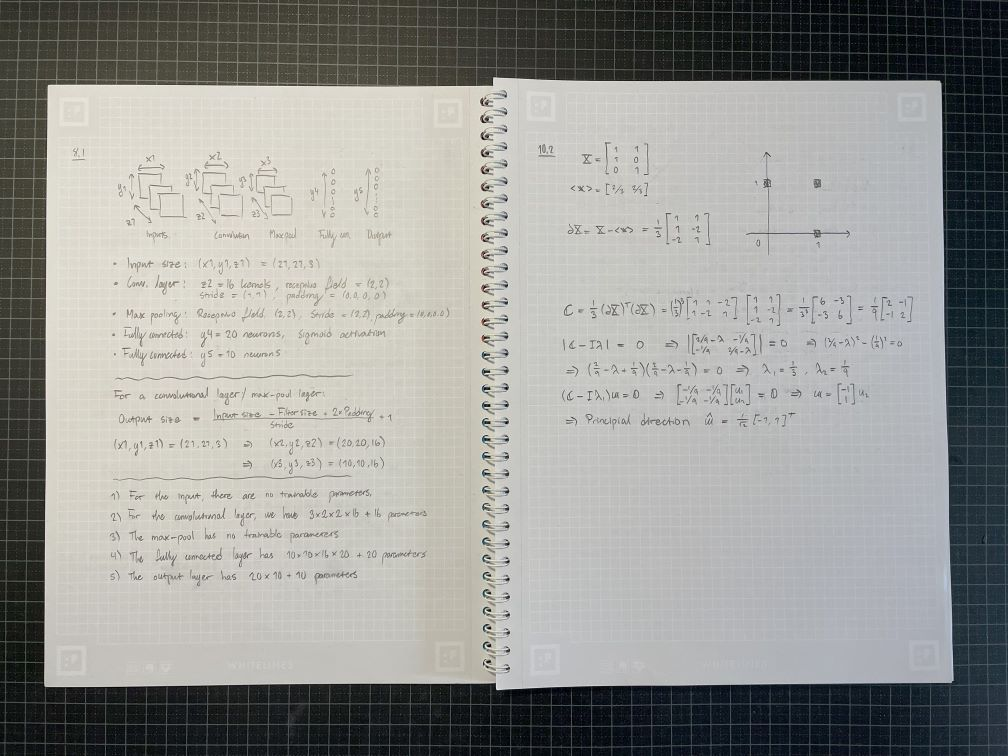
#> input picture tests/images/IMG_1842.jpg, 1008 x 756 px
$ python -i postprocessing.py   (imports and definitions only)
#> lines starting #> are read from the running program, lines starting #| are printed output that depends on the picture
#> further down, picture is the input picture: shape (756, 1008, 3); mean B, G, R 148.7, 152.1, 151.6
import cv2


def dummy(image: cv2.Mat) -> cv2.Mat:
    return image


def sharpen(image: cv2.Mat) -> cv2.Mat:
    blurred = cv2.GaussianBlur(src=image, ksize=(0, 0), sigmaX=3)
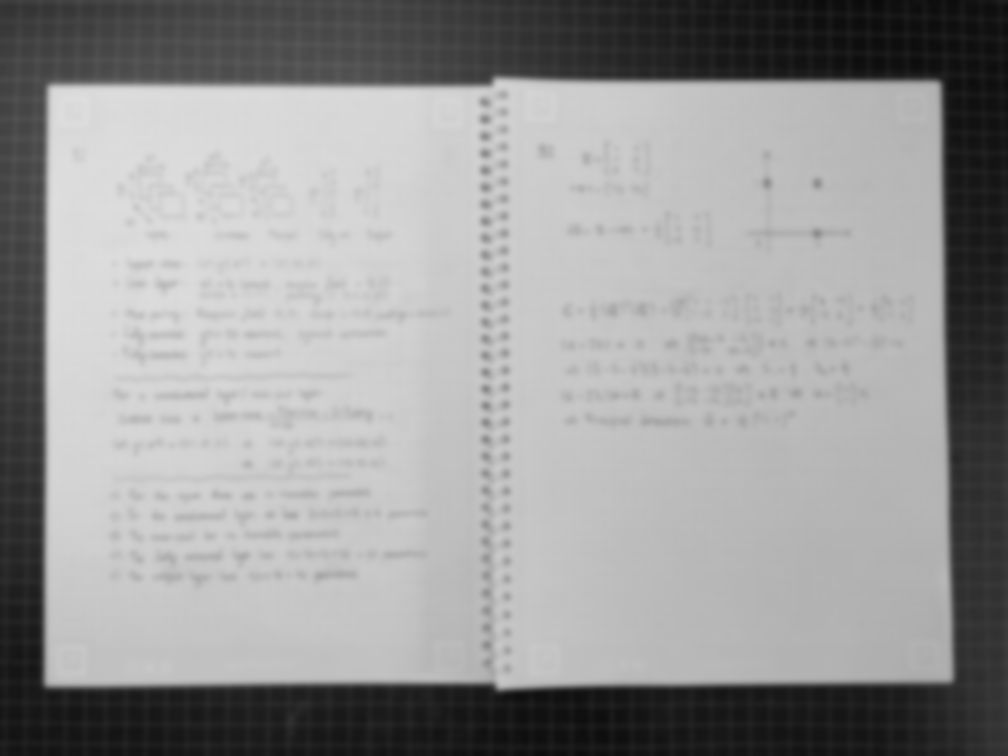
#> blurred: shape (756, 1008); min 10, max 222, mean 151.6
    sharpened = cv2.addWeighted(src1=image, alpha=1.5, src2=blurred, beta=-0.5, gamma=0)
    return sharpened


def grayscale(image: cv2.Mat) -> cv2.Mat:
    return cv2.cvtColor(image, cv2.COLOR_BGR2GRAY)


def black_and_white(image: cv2.Mat) -> cv2.Mat:
    gray = grayscale(image=image)
    sharpened = sharpen(image=gray)
    thresholded = cv2.adaptiveThreshold(
        src=sharpened,
        maxValue=255,
        adaptiveMethod=cv2.ADAPTIVE_THRESH_GAUSSIAN_C,
        thresholdType=cv2.THRESH_BINARY,
        blockSize=21,
        C=15,
    )
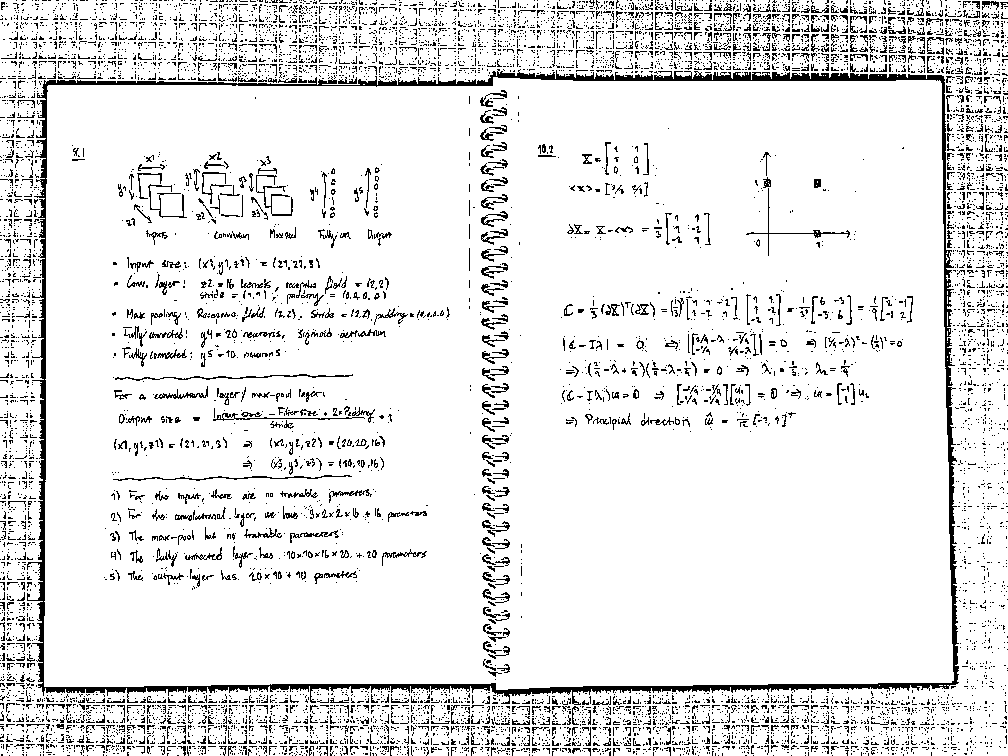
#> thresholded: shape (756, 1008); 90.4% white; black in thin lines or dots
    return thresholded

>>> import cv2
>>> picture = cv2.imread('../tests/images/IMG_1842.jpg')
>>> result = black_and_white(picture)

$ run again, on tests/images/IMG_1843.jpg
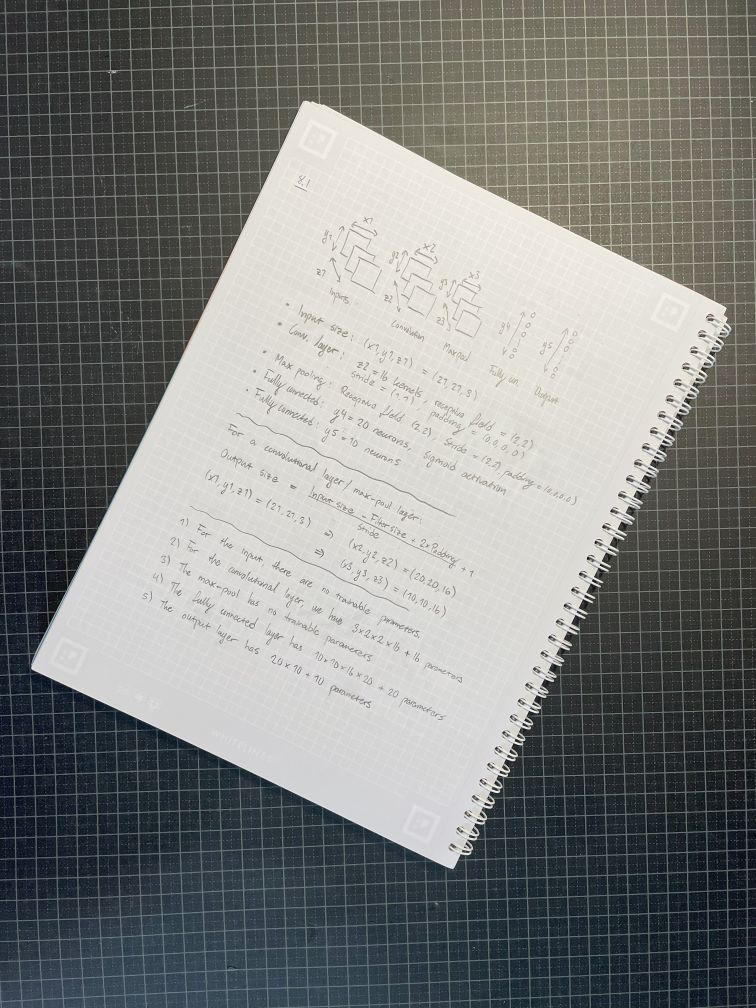
#> input picture tests/images/IMG_1843.jpg, 756 x 1008 px
#> picture is the input picture: shape (1008, 756, 3); mean B, G, R 126.1, 128.2, 126.5
#> in sharpen, `blurred = cv2.GaussianBlur(src=image, ksize=(0, 0), sigmaX=3)`:
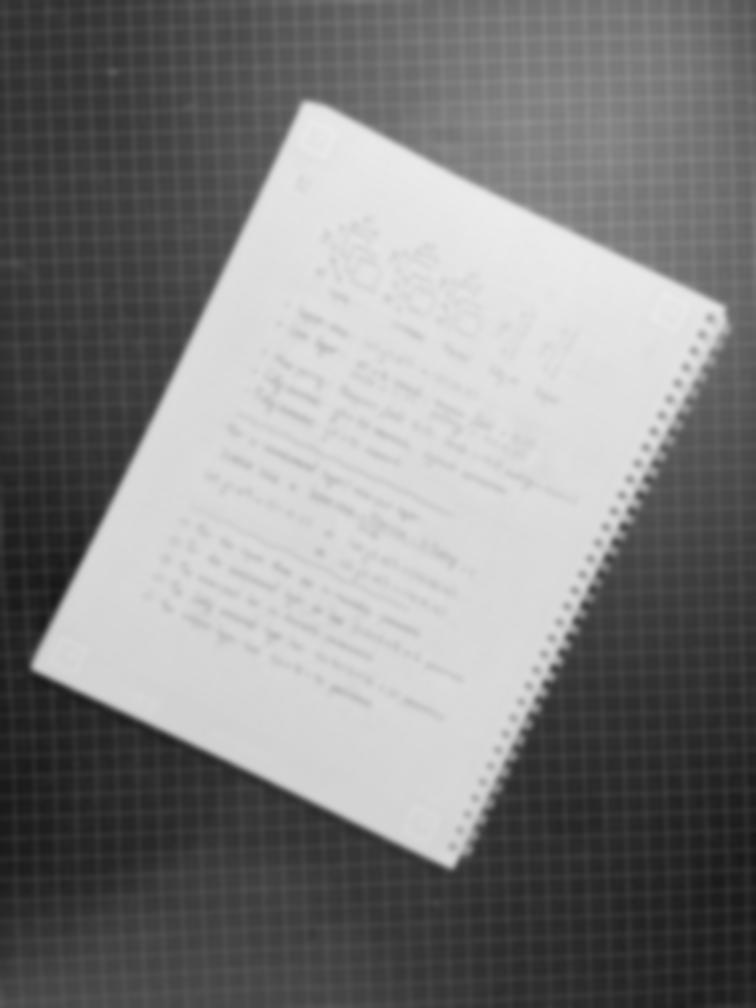
#> blurred: shape (1008, 756); min 23, max 235, mean 127.4
#> in black_and_white, `thresholded = cv2.adaptiveThreshold( src=sharpened, maxValue=255, adap..`:
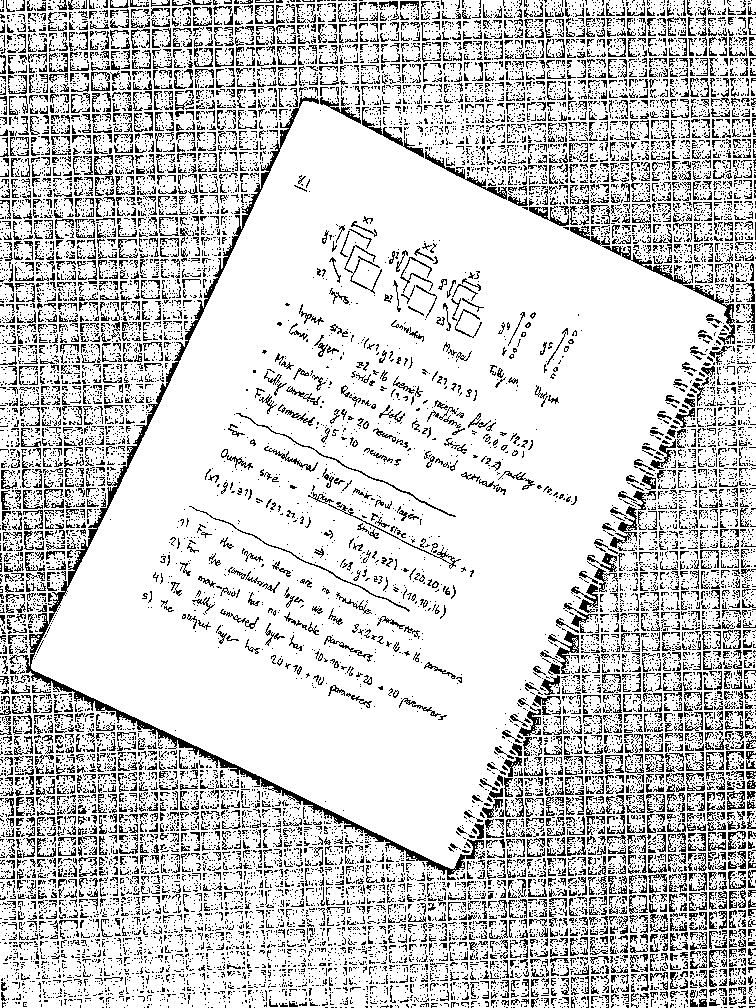
#> thresholded: shape (1008, 756); 80.4% white; black in thin lines or dots

$ run again, on tests/images/IMG_1845.jpg
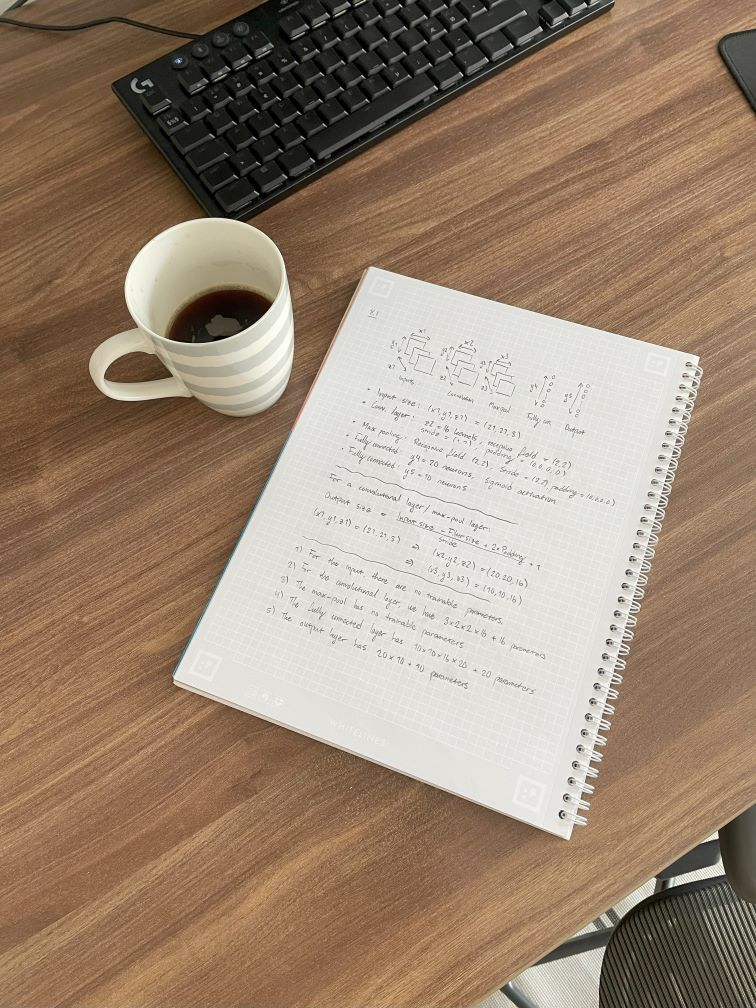
#> input picture tests/images/IMG_1845.jpg, 756 x 1008 px
#> picture is the input picture: shape (1008, 756, 3); mean B, G, R 114, 133.7, 154.9
#> in sharpen, `blurred = cv2.GaussianBlur(src=image, ksize=(0, 0), sigmaX=3)`:
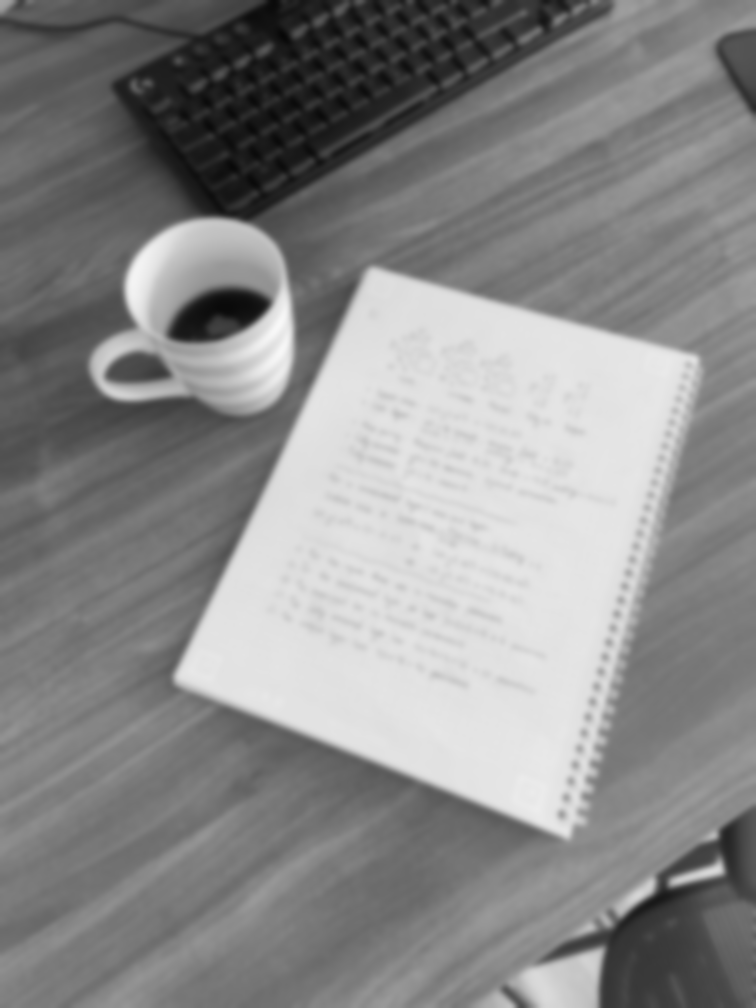
#> blurred: shape (1008, 756); min 7, max 248, mean 137.8
#> in black_and_white, `thresholded = cv2.adaptiveThreshold( src=sharpened, maxValue=255, adap..`:
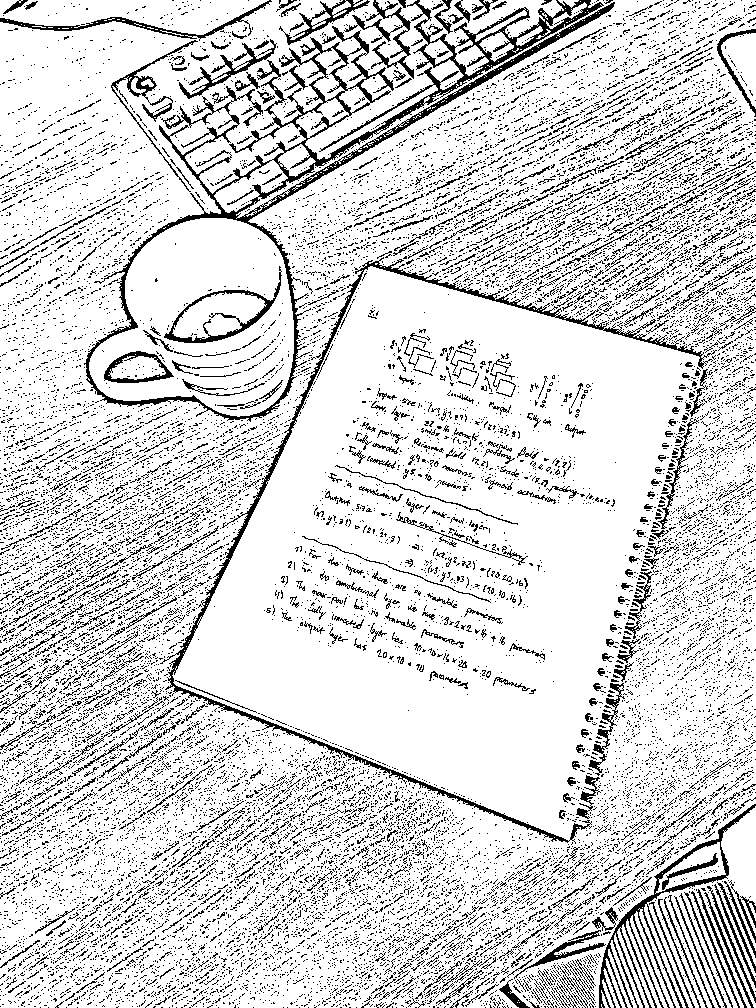
#> thresholded: shape (1008, 756); 84% white; black in thin lines or dots
